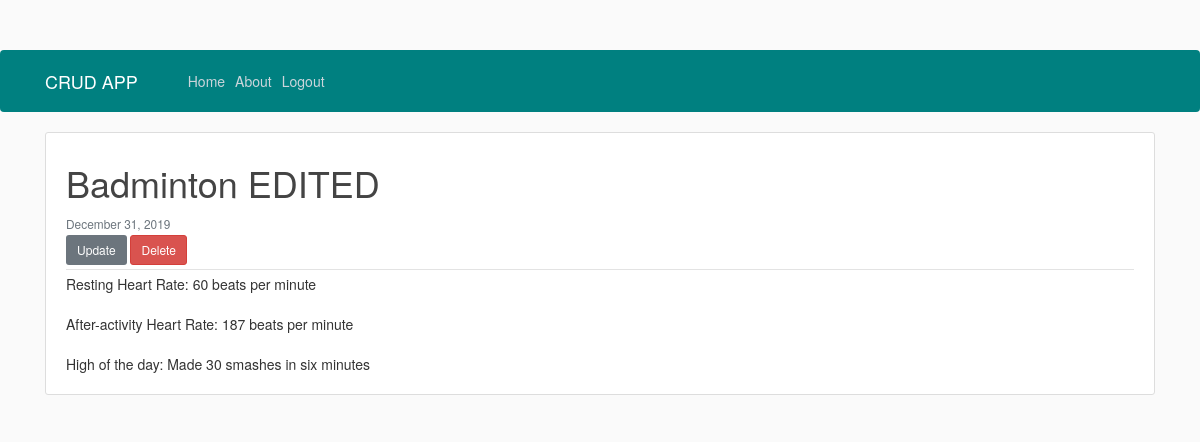
The page /actlog/5/ (signed in) on the database its author committed.
### actlog/models.py (models this page shows, shortened)
class ActivityLog(models.Model):
	M1 = 'Monday 7:30 A.M. - 9:30 A.M.'
	M2 = 'Monday 9:30 A.M. - 11:30 A.M.'
	M3 = 'Monday 11:30 A.M. - 1:30 P.M.'
	M4 = 'Monday 1:30 P.M. - 3:30 P.M.'
	M5 = 'Monday 3:30 P.M. - 5:30 P.M.'
	M6 = 'Monday 5:30 P.M. - 7:30 P.M.'
	T1 = 'Tuesday 7:30 A.M. - 9:30 A.M.'
	T2 = 'Tuesday 9:30 A.M. - 11:30 A.M.'
	T3 = 'Tuesday 11:30 A.M. - 1:30 P.M.'
	T4 = 'Tuesday 1:30 P.M. - 3:30 P.M.'
	T5 = 'Tuesday 3:30 P.M. - 5:30 P.M.'
	T6 = 'Tuesday 5:30 P.M. - 7:30 P.M.'
	W1 = 'Wednesday 7:30 A.M. - 9:30 A.M.'
	W2 = 'Wednesday 9:30 A.M. - 11:30 A.M.'
	W3 = 'Wednesday 11:30 A.M. - 1:30 P.M.'
	W4 = 'Wednesday 1:30 P.M. - 3:30 P.M.'
	W5 = 'Wednesday 3:30 P.M. - 5:30 P.M.'
	W6 = 'Wednesday 5:30 P.M. - 7:30 P.M.'
	TH1 = 'Thursday 7:30 A.M. - 9:30 A.M.'
	TH2 = 'Thursday 9:30 A.M. - 11:30 A.M.'
	TH3 = 'Thursday 11:30 A.M. - 1:30 P.M.'
	TH4 = 'Thursday 1:30 P.M. - 3:30 P.M.'
	TH5 = 'Thursday 3:30 P.M. - 5:30 P.M.'
	TH6 = 'Thursday 5:30 P.M. - 7:30 P.M.'
	F1 = 'Friday 7:30 A.M. - 9:30 A.M.'
	F2 = 'Friday 9:30 A.M. - 11:30 A.M.'
	F3 = 'Friday 11:30 A.M. - 1:30 P.M.'
	F4 = 'Friday 1:30 P.M. - 3:30 P.M.'
	F5 = 'Friday 3:30 P.M. - 5:30 P.M.'
	F6 = 'Friday 5:30 P.M. - 7:30 P.M.'
	SCHED_CHOICES = [
			(M1,'MON 730H-0930H' ), (M2 , 'MON 0930H-1130H') ,(M3, 'MON 1130H-0130H'),
			(M4, 'MON 0130H-0330H'), (M5, 'MON 0330H-0530H'), (M6,'MON 0530H-0730H'),
			(T1, 'TUE 0730H-0930H'), (T2, 'TUE 0930H-1130H'), (T3, 'TUE 1130H-0130H'),
			(T4, 'TUE 0130H-0330H'), (T5, 'TUE 0330H-0530H'), (T6,'TUE 0530H-0730H'),
			(W1, 'WED 0730H-0930H'), (W2, 'WED 0930H-1130H'), (W3, 'WED 1130H-0130H'),
			(W4, 'WED 0130H-0330H'), (W5, 'WED 0330H-0530H'), (W6,'WED 0530H-0730H'),
			(TH1, 'THU 0730H-0930H'), (TH2, 'THU 0930H-1130H'), (TH3, 'THU 1130H-0130H'),
			(TH4, 'THU 0130H-0330H'), (TH5, 'THU 0330H-0530H'), (TH6,'THU 0530H-0730H'),
			(F1, 'FRI 0730H-0930H'), (F2, 'FRI 0930H-1130H'), (F3, 'FRI 1130H-0130H'),
			(F4, 'FRI 0130H-0330H'), (F5, 'FRI 0330H-0530H'), (F6,'FRI 0530H-0730H'),
	]
	activity = models.CharField(max_length = 50)
	rhr = models.IntegerField(validators = [MinValueValidator(45),MaxValueValidator(85)])
	ahr = models.IntegerField(validators = [MinValueValidator(75),MaxValueValidator(200)])
	day = models.DateField()
	highday = models.CharField(max_length = 100)

### actlog/views.py (the view)
# urls.py: path('actlog/<int:pk>/', ActivityLogDetailView.as_view(), name = 'actlog-detail'),
class ActivityLogDetailView(LoginRequiredMixin, DetailView):  # view of all activities
	model = ActivityLog

### actlog/templates/actlog/activitylog_detail.html
{% extends "actlog/base.html" %}
{% block content %}
        <article class="media content-section">
          <div class="media-body">
            <div class="article-metadata">
              <h1 class="mr-2" >{{ object.activity }}</h1>
              <small class="text-muted">{{ object.day|date:"F d, Y" }}</small>
			<div>	<a class = "btn btn-secondary btn-sm mt-1 mb-1" href = "{% url 'actlog-update' object.id %}" > Update </a>
				<a class = "btn btn-danger btn-sm mt-1 mb-1" href = "{% url 'actlog-delete' object.id %}" > Delete </a>
				</div>
            </div>
            <p class="article-content">Resting Heart Rate: {{ object.rhr }} beats per minute
				<br>After-activity Heart Rate: {{object.ahr}} beats per minute</br> <br>High of the day: {{object.highday}}</br></p>
          </div>
        </article>
{% endblock content %}

### actlog/static/actlog/main.css (style rules this page uses)
body { background: #fafafa; color: #333333; margin-top: 5rem; }
h1, h2, h3, h4, h5, h6 { color: #444444; }
.content-section { background: #ffffff; padding: 10px 20px; border: 1px solid #dddddd; border-radius: 3px; margin-bottom: 20px; }
.article-content { white-space: pre-line; }
.article-metadata { padding-bottom: 1px; margin-bottom: 4px; border-bottom: 1px solid #e3e3e3 }

### rows shown on the page
ActivityLog: activity "Badminton EDITED", day "December 31, 2019", rhr "60", ahr "187", highday "Made 30 smashes in six minutes"
